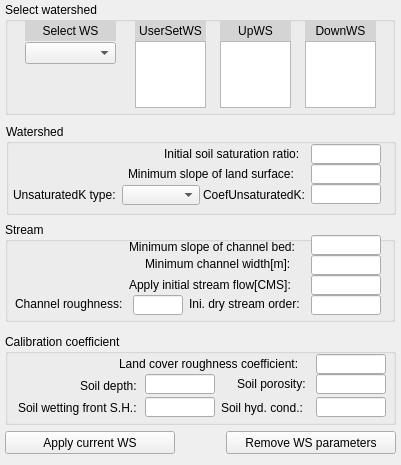
   <widget class="QWidget" name="toolBoxPage5">
    <property name="geometry">
     <rect>
      <x>0</x>
      <y>0</y>
      <width>401</width>
      <height>465</height>
     </rect>
    </property>
    <attribute name="label">
     <string>Watershed parameters</string>
    </attribute>
    <widget class="QGroupBox" name="group225">
     <property name="geometry">
      <rect>
       <x>5</x>
       <y>2</y>
       <width>390</width>
       <height>113</height>
      </rect>
     </property>
     <property name="title">
      <string>Select watershed</string>
     </property>
     <widget class="QComboBox" name="cb_selectws">
      <property name="geometry">
       <rect>
        <x>20</x>
        <y>40</y>
        <width>91</width>
        <height>22</height>
       </rect>
      </property>
     </widget>
     <widget class="QLabel" name="label_24">
      <property name="geometry">
       <rect>
        <x>20</x>
        <y>18</y>
        <width>91</width>
        <height>21</height>
       </rect>
      </property>
      <property name="styleSheet">
       <string notr="true">background-color: rgb(212, 212, 212);</string>
      </property>
      <property name="text">
       <string>Select WS</string>
      </property>
      <property name="alignment">
       <set>Qt::AlignCenter</set>
      </property>
     </widget>
     <widget class="QLabel" name="label_25">
      <property name="geometry">
       <rect>
        <x>130</x>
        <y>18</y>
        <width>71</width>
        <height>21</height>
       </rect>
      </property>
      <property name="styleSheet">
       <string notr="true">background-color: rgb(212, 212, 212);</string>
      </property>
      <property name="text">
       <string>UserSetWS</string>
      </property>
      <property name="alignment">
       <set>Qt::AlignCenter</set>
      </property>
     </widget>
     <widget class="QLabel" name="label_26">
      <property name="geometry">
       <rect>
        <x>215</x>
        <y>18</y>
        <width>71</width>
        <height>21</height>
       </rect>
      </property>
      <property name="styleSheet">
       <string notr="true">background-color: rgb(212, 212, 212);</string>
      </property>
      <property name="text">
       <string>UpWS</string>
      </property>
      <property name="alignment">
       <set>Qt::AlignCenter</set>
      </property>
     </widget>
     <widget class="QLabel" name="label_27">
      <property name="geometry">
       <rect>
        <x>300</x>
        <y>18</y>
        <width>71</width>
        <height>21</height>
       </rect>
      </property>
      <property name="styleSheet">
       <string notr="true">background-color: rgb(212, 212, 212);</string>
      </property>
      <property name="text">
       <string>DownWS</string>
      </property>
      <property name="alignment">
       <set>Qt::AlignCenter</set>
      </property>
     </widget>
     <widget class="QListWidget" name="lisw_UserSet">
      <property name="geometry">
       <rect>
        <x>130</x>
        <y>39</y>
        <width>71</width>
        <height>67</height>
       </rect>
      </property>
      <property name="verticalScrollBarPolicy">
       <enum>Qt::ScrollBarAsNeeded</enum>
      </property>
     </widget>
     <widget class="QListWidget" name="lisw_DownWS">
      <property name="geometry">
       <rect>
        <x>300</x>
        <y>39</y>
        <width>71</width>
        <height>67</height>
       </rect>
      </property>
     </widget>
     <widget class="QListWidget" name="lisw_UpWS">
      <property name="geometry">
       <rect>
        <x>215</x>
        <y>39</y>
        <width>71</width>
        <height>67</height>
       </rect>
      </property>
     </widget>
    </widget>
    <widget class="QGroupBox" name="groupBox_11">
     <property name="geometry">
      <rect>
       <x>6</x>
       <y>124</y>
       <width>390</width>
       <height>91</height>
      </rect>
     </property>
     <property name="title">
      <string>Watershed</string>
     </property>
     <widget class="QLabel" name="label_33">
      <property name="geometry">
       <rect>
        <x>158</x>
        <y>20</y>
        <width>151</width>
        <height>20</height>
       </rect>
      </property>
      <property name="text">
       <string>Initial soil saturation ratio:</string>
      </property>
     </widget>
     <widget class="QLabel" name="label_34">
      <property name="geometry">
       <rect>
        <x>122</x>
        <y>40</y>
        <width>190</width>
        <height>20</height>
       </rect>
      </property>
      <property name="text">
       <string>Minimum slope of land surface:</string>
      </property>
     </widget>
     <widget class="QLineEdit" name="txtIniSaturation">
      <property name="geometry">
       <rect>
        <x>305</x>
        <y>20</y>
        <width>70</width>
        <height>20</height>
       </rect>
      </property>
     </widget>
     <widget class="QLineEdit" name="txtMinSlopeOF">
      <property name="geometry">
       <rect>
        <x>305</x>
        <y>40</y>
        <width>70</width>
        <height>20</height>
       </rect>
      </property>
     </widget>
     <widget class="QComboBox" name="cmbUnsturatedType">
      <property name="geometry">
       <rect>
        <x>116</x>
        <y>61</y>
        <width>78</width>
        <height>20</height>
       </rect>
      </property>
     </widget>
     <widget class="QLineEdit" name="txtCoefUnsatruatedk">
      <property name="geometry">
       <rect>
        <x>305</x>
        <y>60</y>
        <width>70</width>
        <height>20</height>
       </rect>
      </property>
     </widget>
     <widget class="QLabel" name="label_3">
      <property name="geometry">
       <rect>
        <x>197</x>
        <y>65</y>
        <width>110</width>
        <height>12</height>
       </rect>
      </property>
      <property name="text">
       <string>CoefUnsaturatedK:</string>
      </property>
     </widget>
     <widget class="QLabel" name="label_4">
      <property name="geometry">
       <rect>
        <x>7</x>
        <y>63</y>
        <width>111</width>
        <height>16</height>
       </rect>
      </property>
      <property name="text">
       <string>UnsaturatedK type:</string>
      </property>
     </widget>
    </widget>
    <widget class="QGroupBox" name="groupBox_12">
     <property name="geometry">
      <rect>
       <x>5</x>
       <y>222</y>
       <width>390</width>
       <height>100</height>
      </rect>
     </property>
     <property name="title">
      <string>Stream</string>
     </property>
     <widget class="QLabel" name="label_35">
      <property name="geometry">
       <rect>
        <x>124</x>
        <y>15</y>
        <width>181</width>
        <height>20</height>
       </rect>
      </property>
      <property name="text">
       <string>Minimum slope of channel bed:</string>
      </property>
     </widget>
     <widget class="QLabel" name="label_36">
      <property name="geometry">
       <rect>
        <x>140</x>
        <y>32</y>
        <width>171</width>
        <height>20</height>
       </rect>
      </property>
      <property name="text">
       <string>Minimum channel width[m]:</string>
      </property>
     </widget>
     <widget class="QLabel" name="label_37">
      <property name="geometry">
       <rect>
        <x>10</x>
        <y>74</y>
        <width>121</width>
        <height>16</height>
       </rect>
      </property>
      <property name="text">
       <string>Channel roughness:</string>
      </property>
     </widget>
     <widget class="QLabel" name="label_38">
      <property name="geometry">
       <rect>
        <x>184</x>
        <y>74</y>
        <width>130</width>
        <height>16</height>
       </rect>
      </property>
      <property name="text">
       <string>Ini. dry stream order:</string>
      </property>
     </widget>
     <widget class="QLineEdit" name="txtMinSlopeChBed">
      <property name="geometry">
       <rect>
        <x>306</x>
        <y>13</y>
        <width>70</width>
        <height>20</height>
       </rect>
      </property>
     </widget>
     <widget class="QLineEdit" name="txtMinChBaseWidth">
      <property name="geometry">
       <rect>
        <x>306</x>
        <y>33</y>
        <width>70</width>
        <height>20</height>
       </rect>
      </property>
     </widget>
     <widget class="QLineEdit" name="txtIniFlow">
      <property name="geometry">
       <rect>
        <x>306</x>
        <y>53</y>
        <width>70</width>
        <height>20</height>
       </rect>
      </property>
     </widget>
     <widget class="QLineEdit" name="txtChRoughness">
      <property name="geometry">
       <rect>
        <x>128</x>
        <y>73</y>
        <width>50</width>
        <height>20</height>
       </rect>
      </property>
     </widget>
     <widget class="QLineEdit" name="txtDryStreamOrder">
      <property name="geometry">
       <rect>
        <x>306</x>
        <y>73</y>
        <width>70</width>
        <height>20</height>
       </rect>
      </property>
     </widget>
     <widget class="QLabel" name="label">
      <property name="geometry">
       <rect>
        <x>124</x>
        <y>53</y>
        <width>181</width>
        <height>20</height>
       </rect>
      </property>
      <property name="text">
       <string>Apply initial stream flow[CMS]:</string>
      </property>
     </widget>
    </widget>
    <widget class="QGroupBox" name="groupBox_13">
     <property name="geometry">
      <rect>
       <x>5</x>
       <y>334</y>
       <width>391</width>
       <height>91</height>
      </rect>
     </property>
     <property name="title">
      <string>Calibration coefficient</string>
     </property>
     <widget class="QLabel" name="label_39">
      <property name="geometry">
       <rect>
        <x>114</x>
        <y>20</y>
        <width>201</width>
        <height>20</height>
       </rect>
      </property>
      <property name="text">
       <string>Land cover roughness coefficient:</string>
      </property>
     </widget>
     <widget class="QLabel" name="label_40">
      <property name="geometry">
       <rect>
        <x>75</x>
        <y>41</y>
        <width>60</width>
        <height>21</height>
       </rect>
      </property>
      <property name="text">
       <string>Soil depth:</string>
      </property>
     </widget>
     <widget class="QLabel" name="label_41">
      <property name="geometry">
       <rect>
        <x>232</x>
        <y>40</y>
        <width>80</width>
        <height>20</height>
       </rect>
      </property>
      <property name="text">
       <string>Soil porosity:</string>
      </property>
     </widget>
     <widget class="QLabel" name="label_42">
      <property name="geometry">
       <rect>
        <x>13</x>
        <y>63</y>
        <width>141</width>
        <height>21</height>
       </rect>
      </property>
      <property name="text">
       <string>Soil wetting front S.H.:</string>
      </property>
     </widget>
     <widget class="QLabel" name="label_43">
      <property name="geometry">
       <rect>
        <x>216</x>
        <y>63</y>
        <width>121</width>
        <height>21</height>
       </rect>
      </property>
      <property name="text">
       <string>Soil hyd. cond.:</string>
      </property>
     </widget>
     <widget class="QLineEdit" name="txtCalCoefLCRoughness">
      <property name="geometry">
       <rect>
        <x>311</x>
        <y>20</y>
        <width>70</width>
        <height>20</height>
       </rect>
      </property>
     </widget>
     <widget class="QLineEdit" name="txtCalCoefSoilDepth">
      <property name="geometry">
       <rect>
        <x>140</x>
        <y>40</y>
        <width>70</width>
        <height>20</height>
       </rect>
      </property>
     </widget>
     <widget class="QLineEdit" name="txtCalCoefPorosity">
      <property name="geometry">
       <rect>
        <x>311</x>
        <y>40</y>
        <width>70</width>
        <height>20</height>
       </rect>
      </property>
     </widget>
     <widget class="QLineEdit" name="txtCalCoefWFSuctionHead">
      <property name="geometry">
       <rect>
        <x>140</x>
        <y>63</y>
        <width>70</width>
        <height>20</height>
       </rect>
      </property>
     </widget>
     <widget class="QLineEdit" name="txtCalCoefHydraulicK">
      <property name="geometry">
       <rect>
        <x>311</x>
        <y>63</y>
        <width>70</width>
        <height>20</height>
       </rect>
      </property>
     </widget>
    </widget>
    <widget class="QPushButton" name="btnRemoveWS">
     <property name="geometry">
      <rect>
       <x>226</x>
       <y>431</y>
       <width>170</width>
       <height>23</height>
      </rect>
     </property>
     <property name="text">
      <string>Remove WS parameters</string>
     </property>
    </widget>
    <widget class="QPushButton" name="btnApplyWS">
     <property name="geometry">
      <rect>
       <x>5</x>
       <y>431</y>
       <width>170</width>
       <height>23</height>
      </rect>
     </property>
     <property name="text">
      <string>Apply current WS</string>
     </property>
    </widget>
   </widget>
